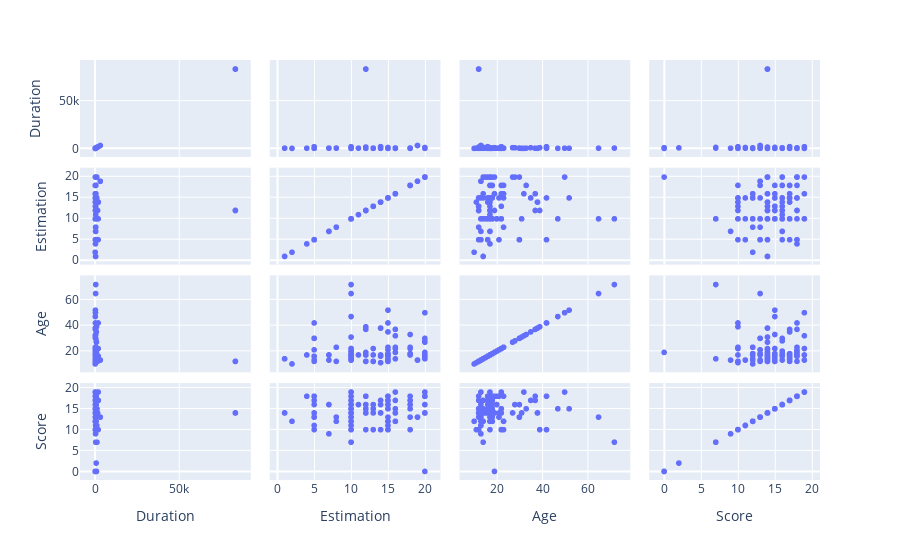

The cell this chart's notebook holds for it:
### Code cell
documentScatter = px.scatter_matrix(dfDocument, dimensions=["Duration", "Estimation", "Age", "Score"])
documentScatter.show()

### Figure 1 — Plotly figure (JSON) as saved in the notebook; plotly's stock layout.template omitted (floating-point values rounded to 4 significant figures; data arrays with more than 128 entries replaced by an {"elided": "..."} marker saying what was removed)
{"data": [{"dimensions": [{"axis": {"matches": true}, "label": "Duration", "values": {"elided": "152 int values"}}, {"axis": {"matches": true}, "label": "Estimation", "values": {"elided": "152 int values"}}, {"axis": {"matches": true}, "label": "Age", "values": {"elided": "152 int values"}}, {"axis": {"matches": true}, "label": "Score", "values": {"elided": "152 int values"}}], "hovertemplate": "%{xaxis.title.text}=%{x}<br>%{yaxis.title.text}=%{y}<extra></extra>", "legendgroup": "", "marker": {"color": "#636efa", "symbol": "circle"}, "name": "", "showlegend": false, "type": "splom"}], "layout": {"dragmode": "select", "legend": {"tracegroupgap": 0}, "margin": {"t": 60}}}
